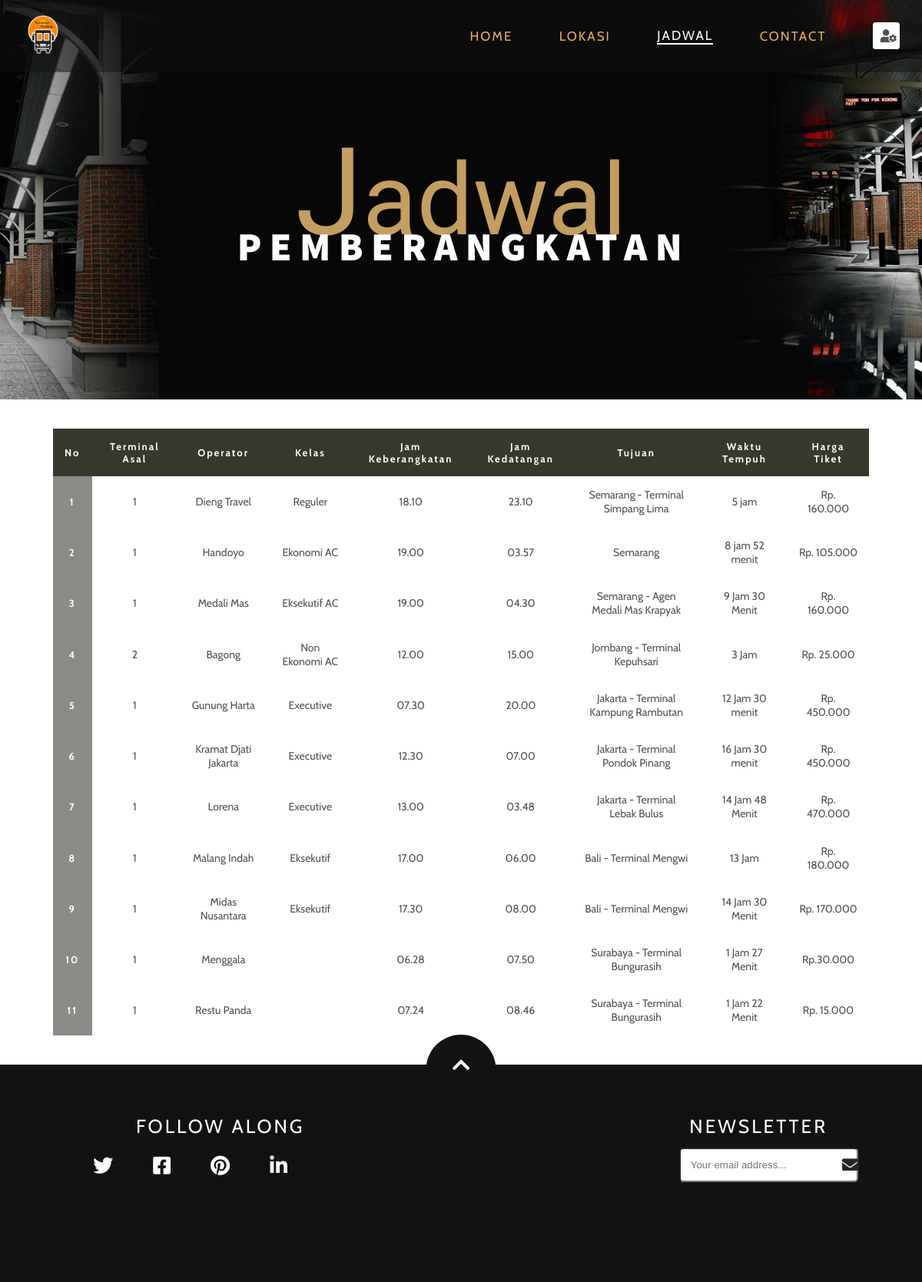
The app's page /index_2.php with its own data.
### tables this page shows
CREATE TABLE `jadwal_keberangkatan` (
  `id` int(11) NOT NULL,
  `id_terminal` int(11) NOT NULL,
  `operator` varchar(50) NOT NULL,
  `kelas` varchar(50) NOT NULL,
  `jam_berangkat` varchar(20) NOT NULL,
  `jam_datang` varchar(30) NOT NULL,
  `tujuan` varchar(50) NOT NULL,
  `waktu_tempuh` varchar(30) NOT NULL,
  `harga` varchar(50) NOT NULL
);

### index_2.php (the view, shortened to what this page needs)
<!DOCTYPE html>
<html lang="en">
<head>
     <link rel="stylesheet" href="https://cdnjs.cloudflare.com/ajax/libs/font-awesome/5.11.2/css/all.min.css">
     <link rel="stylesheet" href="style copy.css">
</head>
<body>
     <?php require 'koneksi.php'; ?>
     <header>
          <div class="container">
               <nav class="nav">
                    <a href="#" class="logo"><img src="image_bus/logo-bus.png" title="Ra-re logo"></a>
                    <ul class="nav-list">
                         <li class="nav-item">
                              <a href="index.php" class="nav-link ">Home</a>
                         </li>
                         <li class="nav-item">
                              <a href="lokasi.php" class="nav-link">Lokasi</a>
                         </li>
                         <li class="nav-item">
                              <a href="#" class="nav-link active">Jadwal</a>
                         <li class="nav-item">
                              <a href="#contact" class="nav-link ">Contact</a>
                         </li>
                         <li class="nav-item">
            <a href="#" class="nav-link">
            <i class="fas fa-user-cog" title="Login Admin" > </i>
            </a>
          </li>
                    </ul>
               </nav>
          </div>
     </header>
     <section class="jadwal between">
          <div class="container">
               <div class="global-headline">
                    <div class="animate-top">
                         <h2 class="sub-headline">
                              <span class="first-letter">J</span>adwal
                         </h2>
                    </div>
                    <div class="animate-bottom">
                         <h1 class="headline headline-white">pemberangkatan</h1>
                    </div>
               </div>
          </div>
     </section>
     <section class="discover-our-menu">
          <div class="container">
               <div class="full">
                    <table class="table" style="font-size: 14px; width: auto; margin-top: 0">
                         <tr>
                             <th>No</th>
                             <th>Terminal Asal</th>
                             <th>Operator</th>
                             <th>Kelas</th>
                             <th>Jam Keberangkatan</th>
                             <th>Jam Kedatangan</th>
                             <th>Tujuan</th>
                             <th>Waktu Tempuh</th>
                             <th>Harga Tiket</th>
                         </tr>
                         <?php
                         $query_tampilSemua = "SELECT * FROM jadwal_keberangkatan";
                         $sql_tS = mysqli_query($koneksi, $query_tampilSemua);
                         while ($row1 = mysqli_fetch_array($sql_tS)) {?>
                             <tr>
                                 <th style="background-color: rgb(140, 139, 136)">
                                     <?php echo $row1['id']; ?></th>
                                 <td><?php echo $row1['id_terminal'];?></td>
                                 <td><?php echo $row1['operator'];?></td>
                                 <td><?php echo $row1['kelas'];?></td>
                                 <td><?php echo $row1['jam_berangkat'];?></td>
                                 <td><?php echo $row1['jam_datang'];?></td>
                                 <td><?php echo $row1['tujuan'];?></td>
                                 <td><?php echo $row1['waktu_tempuh'];?></td>
                                 <td><?php echo $row1['harga'];?></td>
                             </tr>
                        <?php }
                          ?>
                     </table>
               </div>
          </div>
     </section>
     <footer>
          <div class="container">
               <div class="back-to-top">
                    <a href="#"><i class="fas fa-chevron-up"></i></a>
               </div>
               <div class="footer-content" id="contact">
                    <div class="footer-content-divider animate-bottom">
                         <div class="social-media">
                              <h4>Follow along </h4>
                              <ul class="social-icon">
                                   <li>
                                        <a href="#"><i class="fa-bars fab fa-twitter"></i></a>
                                   </li>
                                   <li>
                                        <a href="#"><i class="fa-bars fab fa-facebook-square"></i></a>
                                   </li>
                                   <li>
                                        <a href="#"><i class="fa-bars fab fa-pinterest"></i></a>
                                   </li>
                                   <li>
                                        <a href="#"><i class="fa-bars fab fa-linkedin-in"></i></a>
                                   </li>
                                   <li>
                                        <a href="#"><i class="fa-bars fab fa-tripadvisor"></i></a>
                                   </li>
                              </ul>
                         </div>
                         <div class="newsletter-container">
                              <h4>Newsletter</h4>
                              <form action="" class="newsletter-form">
                                   <input type="text" class="newsletter-input" placeholder="Your email address...">
                                   <button class="newsletter-btn" type="submit">
                                        <i class="fas fa-envelope"></i>
                                   </button>
                              </form>
                         </div>
                    </div>
               </div>
          </div>
     </footer>
</body>
</html>

### records on screen
jadwal_keberangkatan: id "1", id_terminal "1", operator "Dieng Travel", kelas "Reguler", jam_berangkat "18.10", jam_datang "23.10", tujuan "Semarang - Terminal Simpang Lima", waktu_tempuh "5 jam", harga "Rp. 160.000"
jadwal_keberangkatan: id "2", id_terminal "1", operator "Handoyo", kelas "Ekonomi AC", jam_berangkat "19.00", jam_datang "03.57", tujuan "Semarang", waktu_tempuh "8 jam 52 menit", harga "Rp. 105.000"
jadwal_keberangkatan: id "3", id_terminal "1", operator "Medali Mas", kelas "Eksekutif AC", jam_berangkat "19.00", jam_datang "04.30", tujuan "Semarang - Agen Medali Mas Krapyak", waktu_tempuh "9 Jam 30 Menit", harga "Rp. 160.000"
jadwal_keberangkatan: id "4", id_terminal "2", operator "Bagong", kelas "Non Ekonomi AC", jam_berangkat "12.00", jam_datang "15.00", tujuan "Jombang - Terminal Kepuhsari", waktu_tempuh "3 Jam", harga "Rp. 25.000"
jadwal_keberangkatan: id "5", id_terminal "1", operator "Gunung Harta", kelas "Executive", jam_berangkat "07.30", jam_datang "20.00", tujuan "Jakarta - Terminal Kampung Rambutan", waktu_tempuh "12 Jam 30 menit", harga "Rp. 450.000"
jadwal_keberangkatan: id "6", id_terminal "1", operator "Kramat Djati Jakarta", kelas "Executive", jam_berangkat "12.30", jam_datang "07.00", tujuan "Jakarta - Terminal Pondok Pinang", waktu_tempuh "16 Jam 30 menit", harga "Rp. 450.000"
jadwal_keberangkatan: id "7", id_terminal "1", operator "Lorena", kelas "Executive", jam_berangkat "13.00", jam_datang "03.48", tujuan "Jakarta - Terminal Lebak Bulus", waktu_tempuh "14 Jam 48 Menit", harga "Rp. 470.000"
jadwal_keberangkatan: id "8", id_terminal "1", operator "Malang Indah", kelas "Eksekutif", jam_berangkat "17.00", jam_datang "06.00", tujuan "Bali - Terminal Mengwi", waktu_tempuh "13 Jam", harga "Rp. 180.000"
jadwal_keberangkatan: id "9", id_terminal "1", operator "Midas Nusantara", kelas "Eksekutif", jam_berangkat "17.30", jam_datang "08.00", tujuan "Bali - Terminal Mengwi", waktu_tempuh "14 Jam 30 Menit", harga "Rp. 170.000"
jadwal_keberangkatan: id "10", id_terminal "1", operator "Menggala", jam_berangkat "06.28", jam_datang "07.50", tujuan "Surabaya - Terminal Bungurasih", waktu_tempuh "1 Jam 27 Menit", harga "Rp.30.000"
jadwal_keberangkatan: id "11", id_terminal "1", operator "Restu Panda", jam_berangkat "07.24", jam_datang "08.46", tujuan "Surabaya - Terminal Bungurasih", waktu_tempuh "1 Jam 22 Menit", harga "Rp. 15.000"
